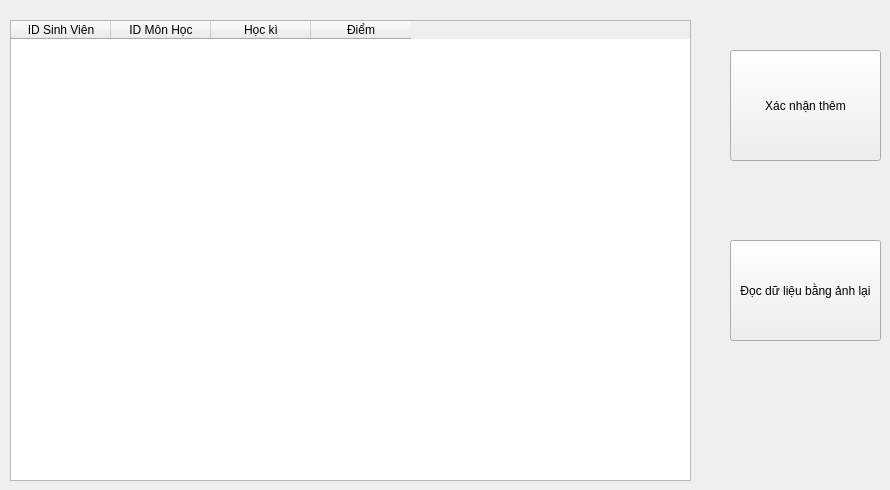
      <widget class="QWidget" name="tab_2">
       <attribute name="title">
        <string>Điểm bằng ảnh</string>
       </attribute>
       <widget class="QTableWidget" name="tableWidget_6">
        <property name="geometry">
         <rect>
          <x>10</x>
          <y>20</y>
          <width>681</width>
          <height>461</height>
         </rect>
        </property>
        <column>
         <property name="text">
          <string>ID Sinh Viên</string>
         </property>
        </column>
        <column>
         <property name="text">
          <string>ID Môn Học</string>
         </property>
        </column>
        <column>
         <property name="text">
          <string>Học kì</string>
         </property>
        </column>
        <column>
         <property name="text">
          <string>Điểm</string>
         </property>
        </column>
       </widget>
       <widget class="QPushButton" name="pushButton_27">
        <property name="geometry">
         <rect>
          <x>730</x>
          <y>50</y>
          <width>151</width>
          <height>111</height>
         </rect>
        </property>
        <property name="text">
         <string>Xác nhận thêm</string>
        </property>
       </widget>
       <widget class="QPushButton" name="pushButton_28">
        <property name="geometry">
         <rect>
          <x>730</x>
          <y>240</y>
          <width>151</width>
          <height>101</height>
         </rect>
        </property>
        <property name="text">
         <string>Đọc dữ liệu bằng ảnh lại</string>
        </property>
       </widget>
      </widget>
